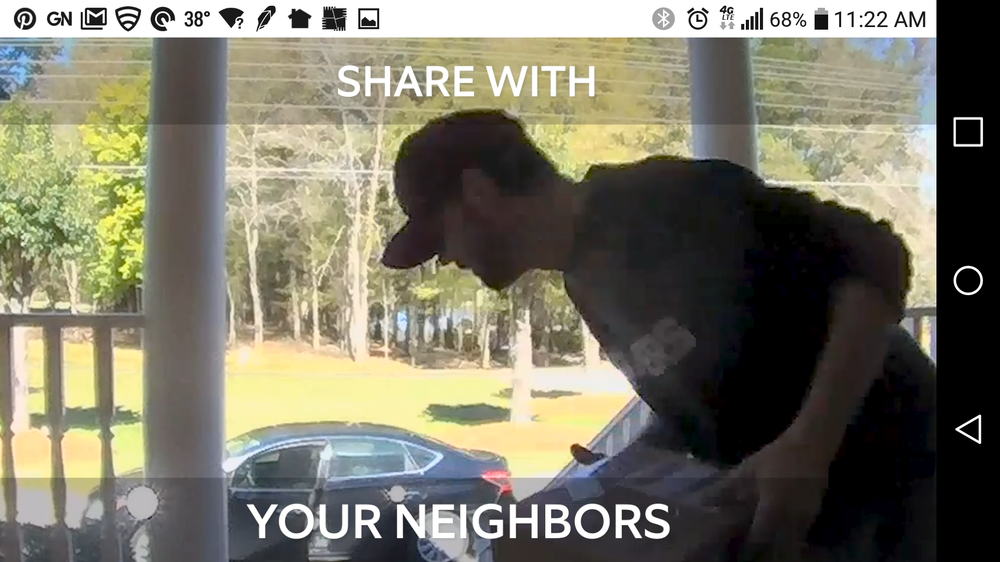
#> input picture screenshot.png, 1000 x 562 px, shrunk from 1920 x 1080 before the run, found by its file name
$ python PowLawTrans.py
#> lines starting #> are read from the running program, lines starting #| are printed output that depends on the picture
# -*- coding: utf-8 -*-
"""
Spyder Editor

This is a temporary script file.
"""
import cv2
import matplotlib.pyplot as plt
import matplotlib.image as mpimg
import imageio

#Modify for your image file path
im1path = (r"C:\Users\Reaper124\.spyder-py3\Scripts\PowerLawTrans\screenshot.png")

#open Image and apply transformation
im = cv2.imread(im1path)
#> im is the input picture: shape (562, 1000, 3); mean B, G, R 104.1, 120.4, 123.2
#scale pixel intensities
im = im/255.0
#Modify gamma level to suit your needs
im_pow_law_trans = cv2.pow(im,0.6)
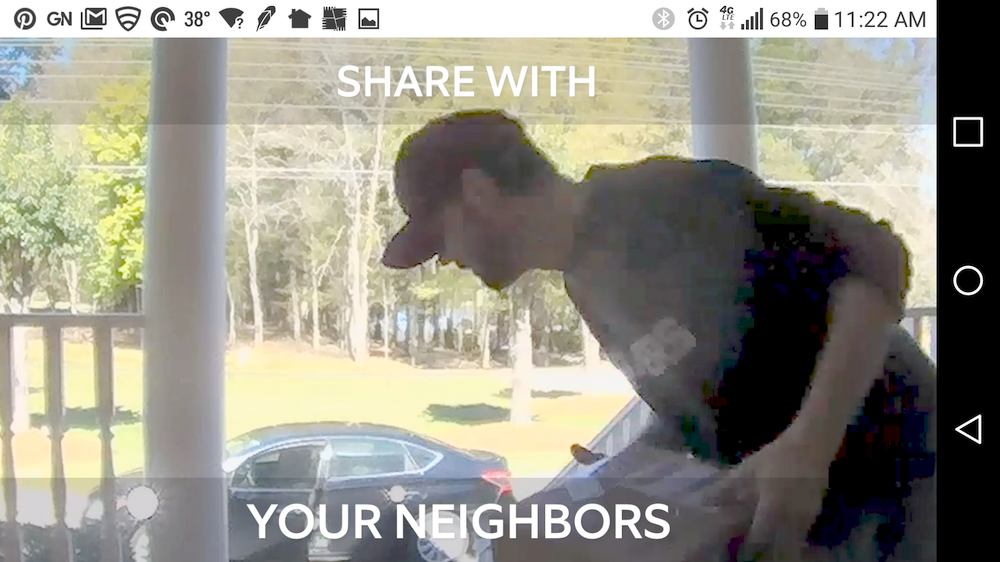
#> im_pow_law_trans: shape (562, 1000, 3) float64; mean B, G, R 0.531, 0.577, 0.586

#Display images and transfer
cv2.imshow("original",im)
cv2.imshow("Gamma_Correct",im_pow_law_trans)
cv2.waitKey(0)

img = mpimg.imread(im1path)
imgplot = plt.imshow(im_pow_law_trans)

lum_img = img[:,:,0]
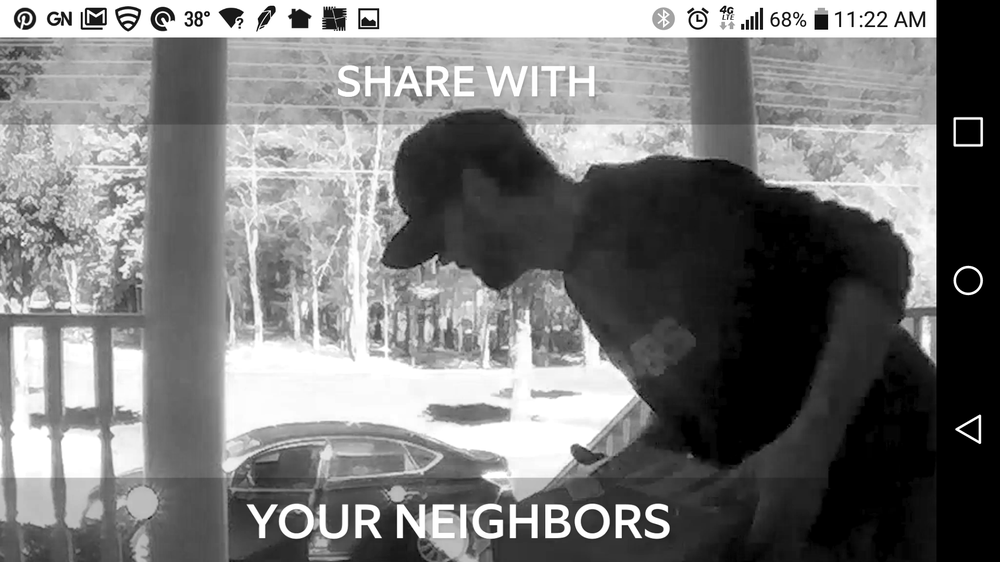
#> lum_img: shape (562, 1000) float32; min 0, max 1, mean 0.483
imgplothot = plt.imshow(lum_img, cmap="hot")

#save converted file to existing directory
#> (the run stopped early here; a loop or call above may not have finished)
